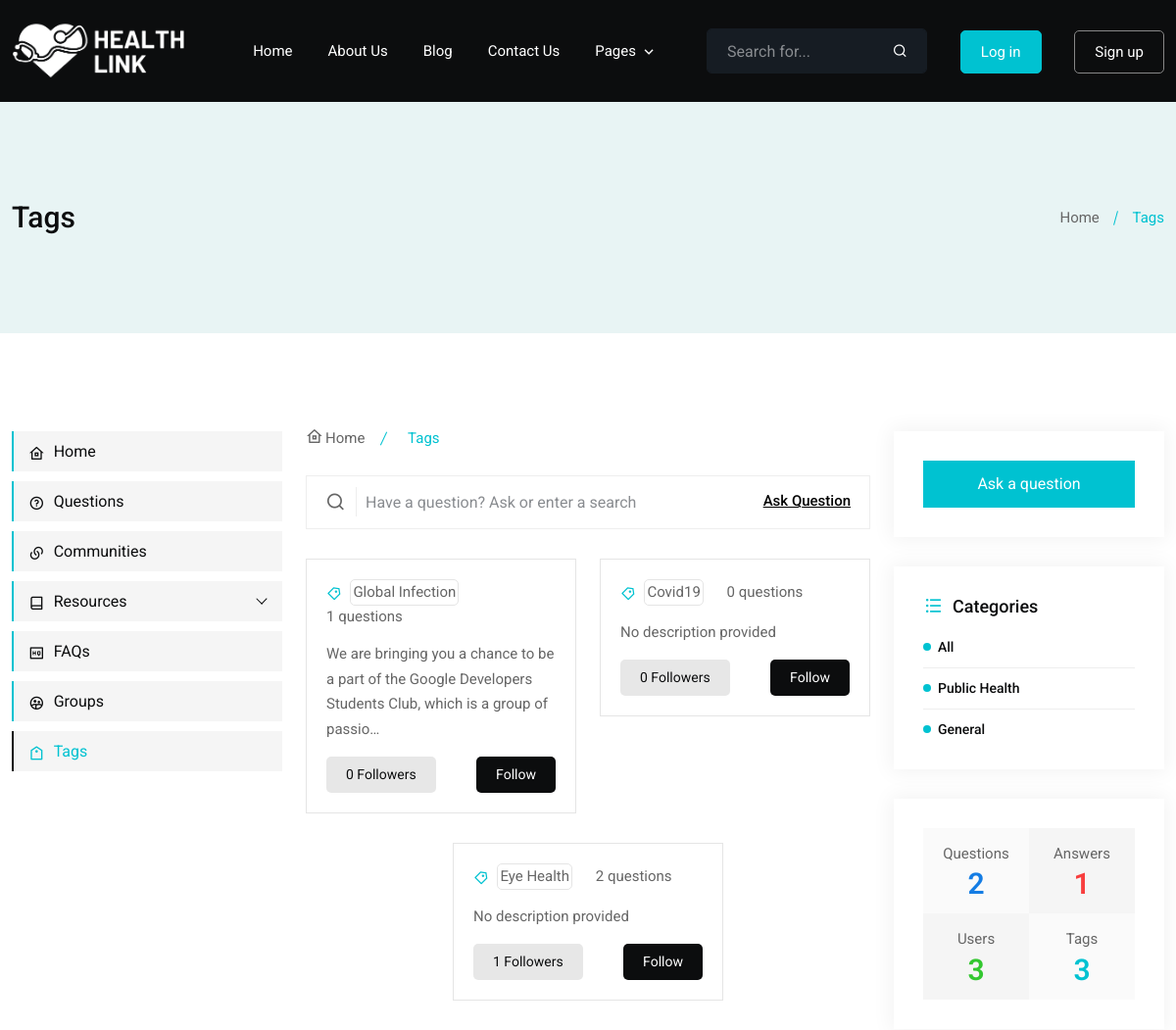
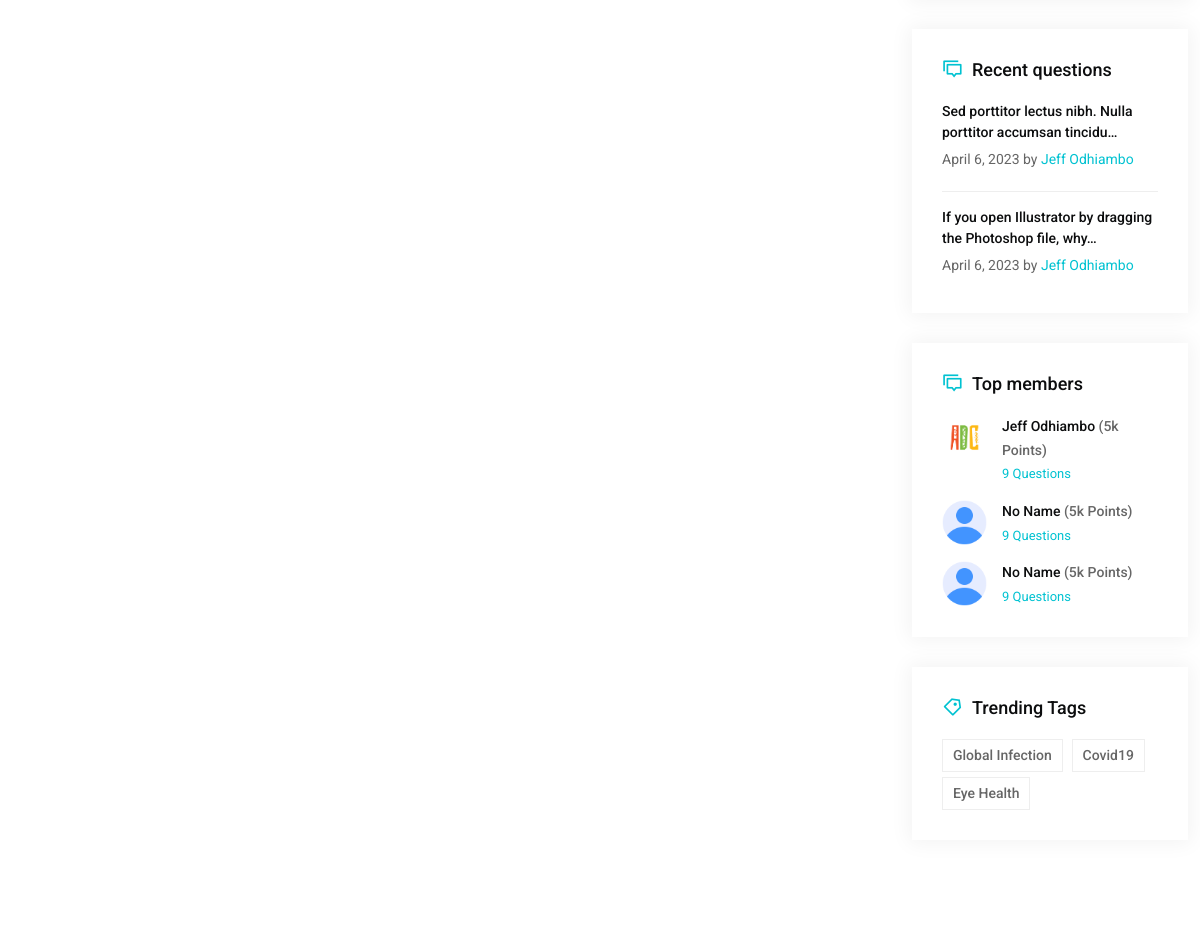
The app's page /forum/tags/ (upper part), older data (2 pictures, top to bottom).
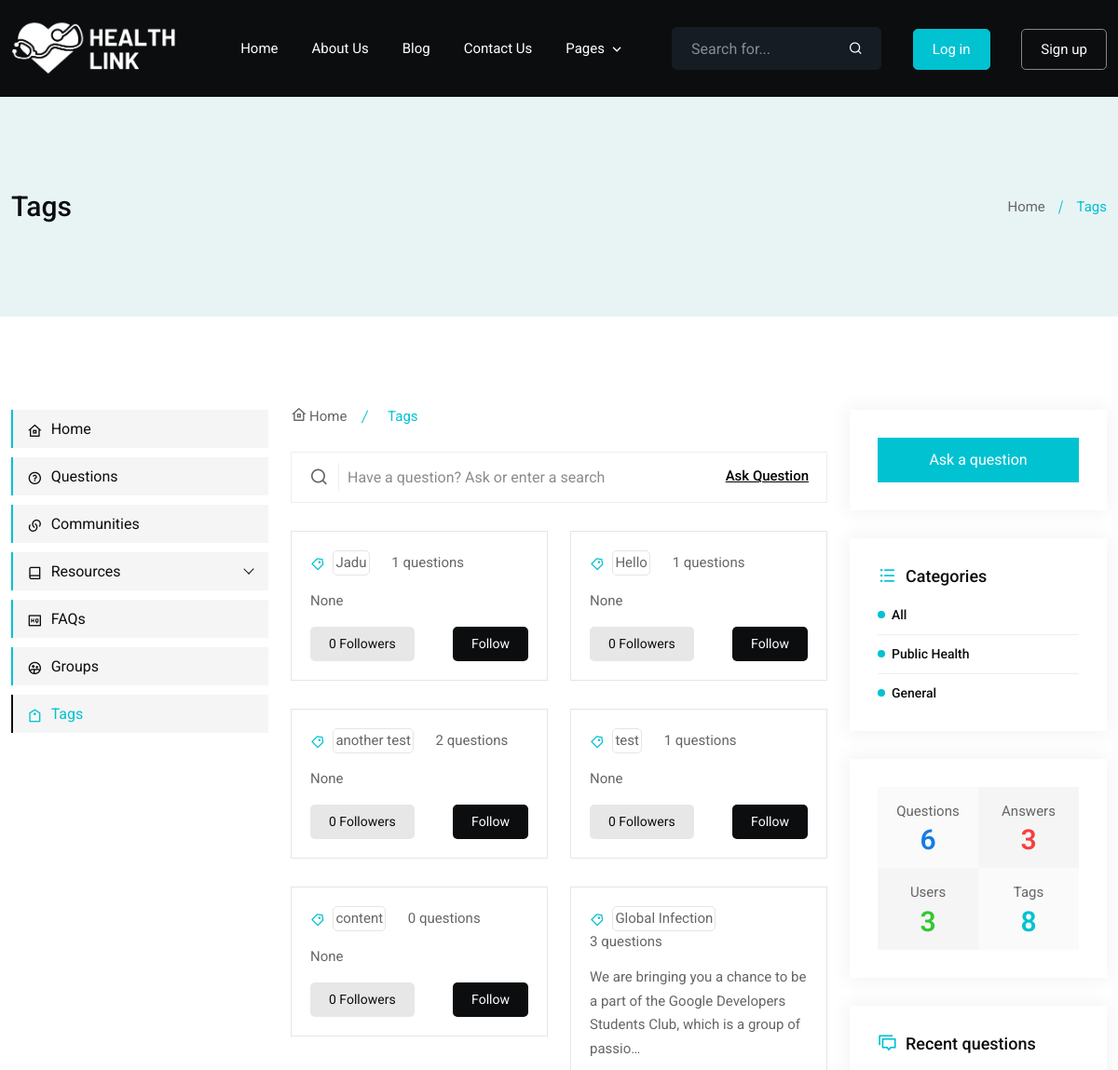
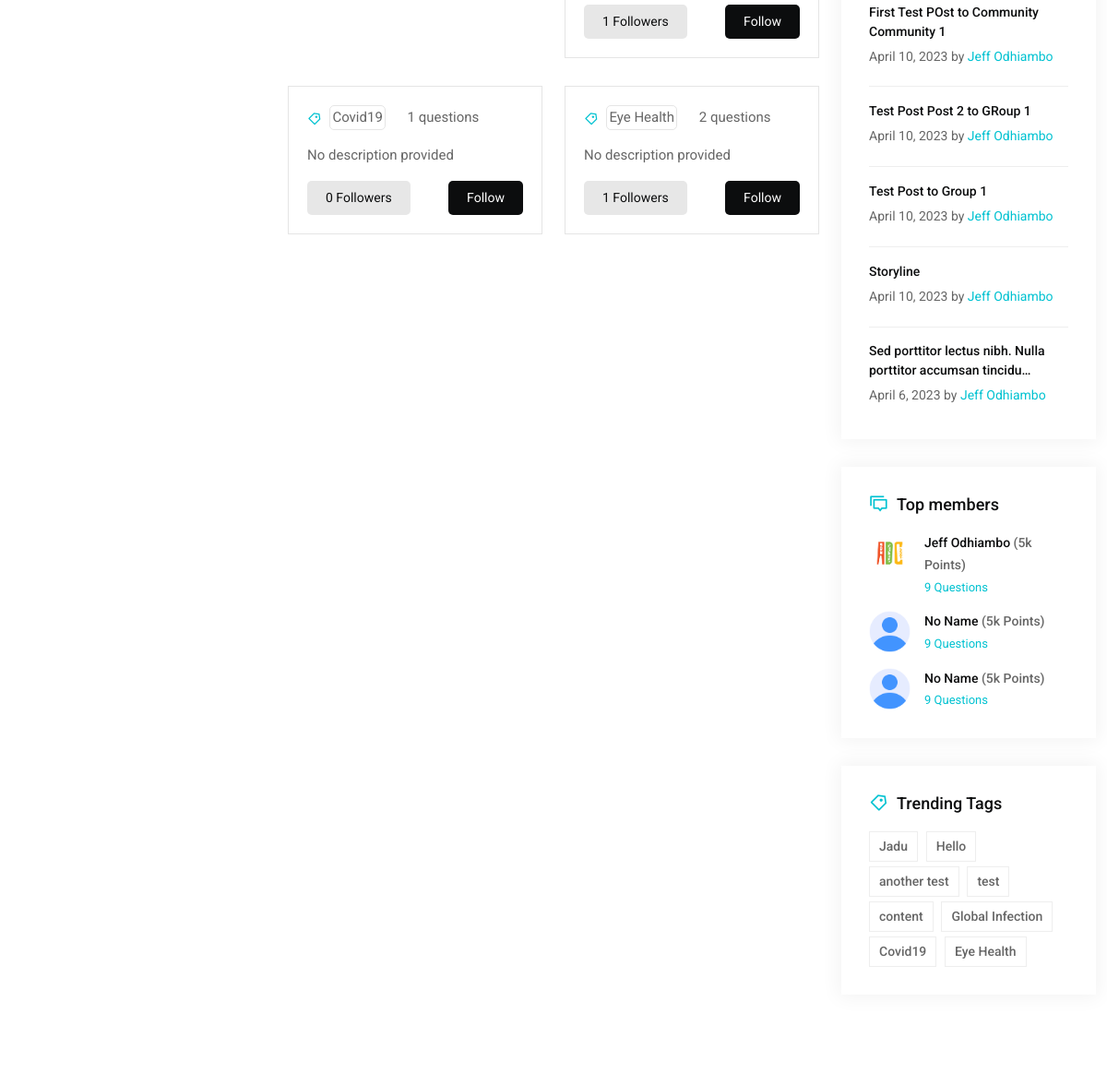
The same page, newer data (2 pictures, top to bottom).
### core/models.py (models this page shows)
class Tag(models.Model):
    title = models.CharField(max_length=100)
    slug = models.SlugField(max_length=100, unique=True)
    image = models.ImageField(upload_to='tags/', null=True, blank=True)
    description = models.TextField(null=True, blank=True)
    followers = models.ManyToManyField('auth.User', related_name='followed_tags', blank=True)
    created_at = models.DateTimeField(auto_now_add=True)
    updated_at = models.DateTimeField(auto_now=True)
    class Meta:
        ordering = ('-created_at',)
        verbose_name_plural = 'Tags'
    def __str__(self):
        return self.title

class Category(models.Model):
    title = models.CharField(max_length=100)
    slug = models.SlugField(max_length=100, unique=True)
    image = models.ImageField(upload_to='category/', null=True, blank=True)
    description = models.TextField(null=True, blank=True)
    created_at = models.DateTimeField(auto_now_add=True)
    updated_at = models.DateTimeField(auto_now=True)
    class Meta:
        ordering = ('-created_at',)
        verbose_name_plural = 'Categories'
    def __str__(self):
        return self.title

### discussion/models.py (models this page shows, shortened)
class Question(models.Model):
    title = models.CharField(max_length=255)
    slug = models.SlugField(max_length=255, unique=True)
    description = models.TextField()
    category = models.ForeignKey('core.Category', on_delete=models.CASCADE, related_name='questions')
    user = models.ForeignKey(User, on_delete=models.CASCADE, related_name='questions')
    group = models.ForeignKey(Group, on_delete=models.CASCADE, null=True, blank=True, related_name='questions')
    community = models.ForeignKey(Community, on_delete=models.CASCADE, null=True, blank=True, related_name='questions')
    tags = models.ManyToManyField('core.Tag', related_name='questions', blank=True)
    views = models.PositiveIntegerField(default=0)
    created_at = models.DateTimeField(auto_now_add=True)
    updated_at = models.DateTimeField(auto_now=True)
    class Meta:
        ordering = ('-created_at',)
    def get_absolute_url(self):
        return reverse('questions:question_detail', kwargs={'slug': self.slug})

### users/models.py (models this page shows, shortened)
class Profile(models.Model):
    user = models.OneToOneField('auth.User', on_delete=models.CASCADE, related_name='profile')
    gender = models.CharField(max_length=10, choices=GENDER_CHOICES, default='other')
    age = models.PositiveSmallIntegerField(blank=True, null=True)
    location = models.CharField(max_length=100, blank=True, null=True)
    language_preference = models.CharField(max_length=100, choices=LANGUAGE_CHOICES, default='English')
    followers = models.ManyToManyField(Follower, blank=True)
    image = models.ImageField(upload_to='users/profiles/', null=True, blank=True)
    bio = models.TextField(null=True, blank=True)
    phone_number = models.CharField(max_length=15, blank=True, null=True)
    facebook = models.URLField(blank=True, null=True)
    instagram = models.URLField(blank=True, null=True)
    twitter = models.URLField(blank=True, null=True)
    linkedin = models.URLField(blank=True, null=True)
    created_at = models.DateTimeField(auto_now_add=True)
    updated_at = models.DateTimeField(auto_now=True)
    def get_absolute_url(self):
        return reverse('users:user_profile', kwargs={'username': self.user.username})

### discussion/views.py (the view)
# urls.py: path('tags/', views.tag_list, name='tags'),
def tag_list(request):
    context = {
        'title': 'Tags',
        'q_category': 'is_active',
    }
    return render(request, 'forum/tags.html', context)

### core/context_processor.py (called while the page is built)
def categories(request):
    return {
        'categories': Category.objects.all(),
        'tags': Tag.objects.all(),
        'latest_post': Question.objects.order_by('-created_at')[:5],
        'top_members': User.objects.all()[:4],
        'total_users': User.objects.all().count(),
        'total_questions': Question.objects.all().count(),
        'total_answers': Answer.objects.all().count(),
    }

### templates/forum/tags.html
{% extends 'base.html' %}
{% block content %}
		<div class="main-content-area ptb-100">
			<div class="container">
				<div class="row">
					<div class="col-lg-3">
						{% include 'partials/left-sidebar.html' %}
					</div>
					<div class="col-lg-6">
						<div class="middull-content">
							<ul class="page-nish">
								<li>
									<a href="/">
										<i class="ri-home-8-line"></i>
										Home
									</a>
								</li>
								<li class="active">
									Tags
								</li>
							</ul>
							{% include 'partials/search.html' %}
							<div class="tag-content">
								{% if tags %}
								<div class="row justify-content-center">
									{% for tag in tags %}
										<div class="col-lg-6 col-md-6">
											<div class="single-tags-box">
												<ul class="tag-mark">
													<li>
														<i class="ri-price-tag-3-line"></i>
														<span><a href="{% url 'questions:tag_detail' tag.slug %}">{{ tag.title }}</a></span>
													</li>
													<li>
														{{ tag.questions.all.count }} questions
													</li>
												</ul>
												<p>{{ tag.description|truncatechars:110|default:'No description provided' }}</p>
												<ul class="tag-btn d-flex justify-content-between">
													<li>
														<button class="default-btn">
															{{ tag.followers.all.count }} Followers
														</button>
													</li>
													<li>
														<a href="{% url 'questions:follow_unfollow_tag' tag.slug %}">
															<button class="default-btn active">
																{% if request.user in tag.followers.all %}
																	Unfollow
																{% else %}
																	Follow
																{% endif %}
															</button>
														</a>
													</li>
												</ul>
											</div>
										</div>
									{% endfor %}
								</div>
								{% else %}
									<div class="alert alert-warning">
										No tags found
									</div>
								{% endif %}
							</div>
						</div>
					</div>
					<div class="col-lg-3">
						{% include 'resources/partials/right-sidebar.html' %}
					</div>
				</div>
			</div>
		</div>
{% endblock %}

### templates/resources/partials/right-sidebar.html (shortened to what the changed rows need)
<div class="right-siderbar">
    <div class="right-siderbar-common">
        {% if categories %}
        <div class="category discussions">
                <ul>
                    {% if q_category %}
                        {% for category in categories %}
                        <li>
                            <a href="{% url 'questions:category_detail' category.slug %}">{{ category }}</a>
                        </li>
                        {% endfor %}
                    {% endif %}
                </ul>
            </div>
        </div>
        {% endif %}
        <div class="right-siderbar-common">
            <div class="answer-count">
                <ul class="d-flex flex-wrap">
                    <li>
                        <span>Questions</span>
                        <span class="count">{{ total_questions }}</span>
                    </li>
                    <li>
                        <span>Answers</span>
                        <span class="count">{{ total_answers }}</span>
                    </li>
                    <li>
                        <span>Tags</span>
                        <span class="count">{{ tags.all.count }}</span>
                    </li>
                </ul>
            </div>
        </div>
    {% if latest_post %}
    <div class="right-siderbar-common">
        <div class="recent-post">
            <ul>
                {% for post in latest_post %}
                    <li>
                        <a href="{{ post.get_absolute_url }}">
                            {{ post.title|truncatechars:60 }}
                        </a>
                        <p>{{ post.created_at|date }} by <a href="{{ post.user.profile.get_absolute_url }}">{{ post.user.get_full_name }}</a></p>
                    </li>
                {% endfor %}
            </ul>
        </div>
    </div>
    {% endif %}
    {% if top_members %}
    <div class="right-siderbar-common">
        <div class="top-members">
            <ul>
                {% for member in top_members %}
                <li>
                    <a href="{% url 'users:user_profile' member.username %}">
                        {% if member.profile.image %}
                            <img src="{{ member.profile.image.url }}" style="max-height: 45px !important;" alt="{{ user.username }}">
                        {% else %}
                            {% if member.profile.gender == 'other' %}
                                <img src="/static/user.png" style="max-height: 45px !important;" alt="{{ user.username }}">
                            {% elif member.profile.gender == 'male' %}
                                <img src="/static/man.png" style="max-height: 45px !important;" alt="{{ user.username }}">
                            {% else %}
                                <img src="/static/woman.png" style="max-height: 45px !important;" alt="{{ user.username }}">
                            {% endif %}
                        {% endif %}
                        <p>{{ member.get_full_name|default:"No Name" }} <span>(5k Points)</span></p>
                        <span>9 Questions</span>
                    </a>
                </li>
                {% endfor %}
            </ul>
        </div>
    </div>
    {% endif %}
    {% if tags %}
    <div class="right-siderbar-common">
        <div class="trending-tags">
            <ul>
                {% for tag in tags %}
                <li>
                    <a href="{% url 'questions:tag_detail' tag.slug %}">
                        {{ tag }}
                    </a>
                </li>
                {% endfor %}
            </ul>
        </div>
    </div>
    {% endif %}
</div>

Row changes from the older to the newer data that the page shows:
no longer on this page (row edited): Question: title "If you open Illustrator by dragging the Photoshop file, why…", created_at "April 6, 2023", user.get_full_name "Jeff Odhiambo"
added Tag: title "Jadu", questions.all.count "1", description "None", followers.all.count "0", shows "Follow"
added Tag: title "Hello", questions.all.count "1", description "None", followers.all.count "0", shows "Follow"
added Tag: title "another test", questions.all.count "2", description "None", followers.all.count "0", shows "Follow"
added Tag: title "test", questions.all.count "1", description "None", followers.all.count "0", shows "Follow"
added Tag: title "content", questions.all.count "0", description "None", followers.all.count "0", shows "Follow"
computed for Tag "Global Infection": questions.all.count "1" → "3"; followers.all.count "0" → "1"
computed for Tag "Covid19": questions.all.count "0" → "1"
added Question: title "First Test POst to Community Community 1", created_at "April 10, 2023", user.get_full_name "Jeff Odhiambo"
added Question: title "Test Post Post 2 to GRoup 1", created_at "April 10, 2023", user.get_full_name "Jeff Odhiambo"
added Question: title "Test Post to Group 1", created_at "April 10, 2023", user.get_full_name "Jeff Odhiambo"
added Question: title "Storyline", created_at "April 10, 2023", user.get_full_name "Jeff Odhiambo"
Text that changed along with them:
{{ total_questions }}: "2" → "6"
{{ total_answers }}: "1" → "3"
{{ tags.all.count }}: "3" → "8"
